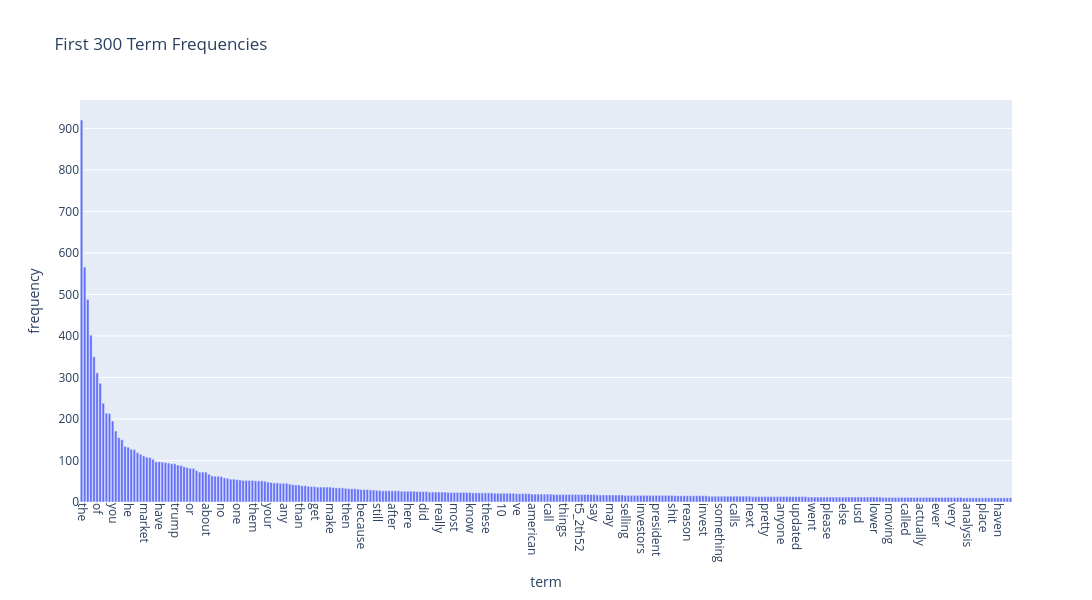

Notebook code for this chart:
### Markdown cell above
### show term frequencies

### Code cell
import plotly.express as px

terms = count_vect.get_feature_names_out()
term_frequencies = np.asarray(X_counts.sum(axis=0))[0]
df = pd.DataFrame({"term": terms, "frequency": term_frequencies})
df = df.sort_values(by="frequency", ascending=False).head(300)
fig = px.bar(df, x="term", y="frequency", title="First 300 Term Frequencies")
fig.update_layout(
    xaxis_tickangle=90,
    width=2000,
    height=600,
)
fig.show()

### Figure 1 — Plotly figure (JSON) as saved in the notebook; plotly's stock layout.template omitted (floating-point values rounded to 4 significant figures; data arrays with more than 128 entries replaced by an {"elided": "..."} marker saying what was removed)
{"data": [{"hovertemplate": "term=%{x}<br>frequency=%{y}<extra></extra>", "legendgroup": "", "marker": {"color": "#636efa", "pattern": {"shape": ""}}, "name": "", "orientation": "v", "showlegend": false, "textposition": "auto", "type": "bar", "x": {"elided": "300 str values"}, "xaxis": "x", "y": {"elided": "300 int values"}, "yaxis": "y"}], "layout": {"barmode": "relative", "height": 600, "legend": {"tracegroupgap": 0}, "title": {"text": "First 300 Term Frequencies"}, "width": 2000, "xaxis": {"anchor": "y", "domain": [0, 1], "tickangle": 90, "title": {"text": "term"}}, "yaxis": {"anchor": "x", "domain": [0, 1], "title": {"text": "frequency"}}}}
